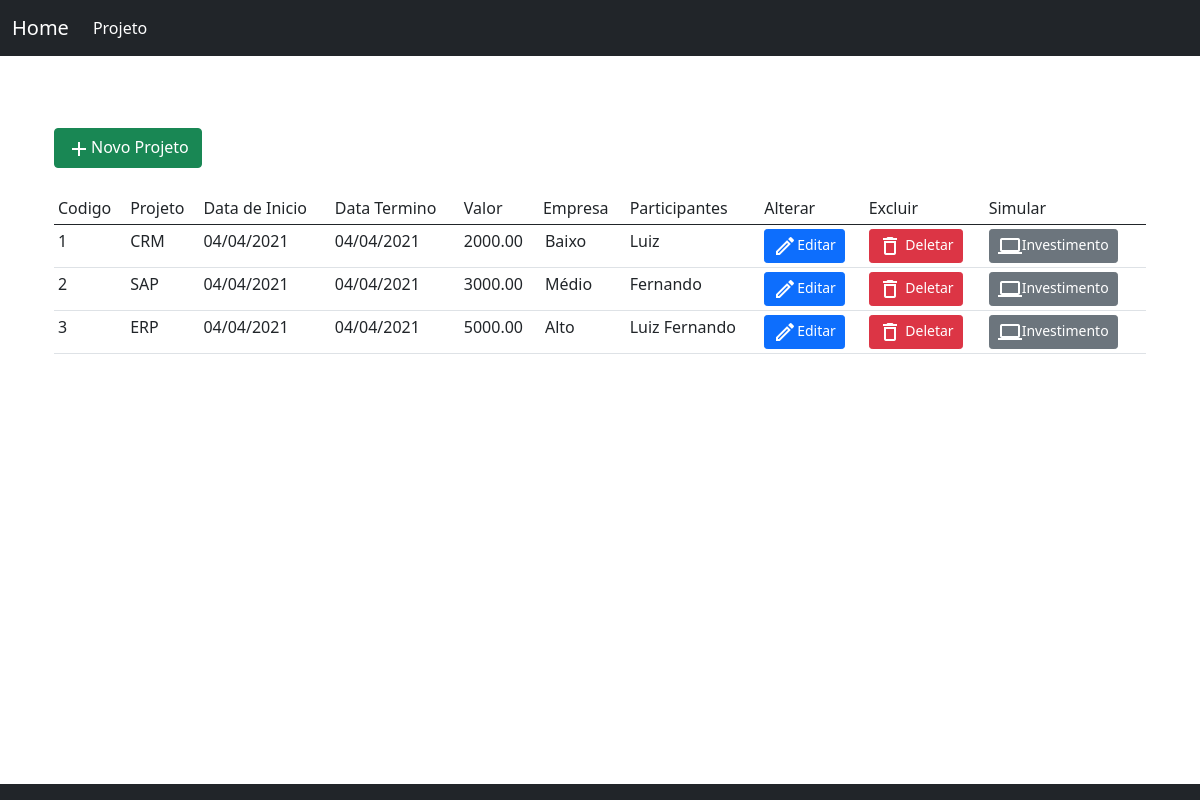
/php/index.php?p=projeto/, run on the app's committed database.
### tables this page shows
CREATE TABLE `projeto` (
  `projeto_id` int(11) NOT NULL,
  `projeto_projeto` varchar(100) NOT NULL,
  `projeto_datainicio` date NOT NULL,
  `projeto_datafim` date NOT NULL,
  `projeto_valor` float(18,2) NOT NULL,
  `projeto_empresa` char(2) NOT NULL,
  `projeto_participantes` varchar(150) NOT NULL
);

### conection/ConnectFactory.php (called while the page is built)
<?php
class ConnectFactory{
    public static function getConection(){
        $host = "mysql:host=localhost;dbname=gerenciamento";
        $root = "root";
        $senha = "";
    try {
        $con = new PDO($host,$root, $senha);
    } catch (PDOException $exc) {
        echo                      "<br><br><br><br>".$exc->getMessage();
    }
        return $con;
    }
}
?>

### dao/dao.php (called while the page is built)
<?php
include_once "../conection/ConnectFactory.php";
abstract class Dao{
    public function __construct()
    {
        $this->con = ConnectFactory :: getConection();
    }
    }
?>

### dao/Projeto.php (called while the page is built, shortened)
<?php
include_once "../dao/dao.php";
include_once "../class/classProjeto.php";
class Projeto  extends Dao{
    public function selectProjeto(){
        $sql = "SELECT * FROM `projeto`";
        $select = $this->con->prepare($sql);
        $select->execute();
        $array = array();
        while($row = $select->fetch(PDO::FETCH_ASSOC)){
            $ClassProjeto = new ClassProjeto();
            $ClassProjeto->setID($row['projeto_id']);
            $ClassProjeto->setProjeto($row['projeto_projeto']);
            $ClassProjeto->setDatainicio($row['projeto_datainicio'] = date("d/m/Y")  );
            $ClassProjeto->setDatafim($row['projeto_datafim'] = date("d/m/Y"));
            $ClassProjeto->setValor($row['projeto_valor']);
            $ClassProjeto->setEmpresa($row['projeto_empresa']);
            $ClassProjeto->setParticipantes($row['projeto_participantes']);
            $array[] = $ClassProjeto;
        }
        return $array;
    }
}
?>

### class/classProjeto.php (called while the page is built)
<?php
include_once "../dao/dao.php";
class ClassProjeto{
    private $id;
    private $projeto;
    private $datainicio;
    private $datafim;
    private $valor;
    private $empresa;
    private $participantes;
    public function setID($id){
        $this->id = $id;
    }
    public function getID(){
        return $this->id;
    }
    public function setProjeto($projeto){
        $this->projeto = $projeto;
    }
    public function getProjeto(){
        return $this->projeto;
    }
    public function setDatainicio($datainicio){
        $this->datainicio = $datainicio;
    }
    public function getDatainicio(){
        return $this->datainicio;
    }
    public function setDatafim($datafim){
        $this->datafim = $datafim;
    }
    public function getDatafim(){
        return $this->datafim;
    }
    public function setValor($valor){
        $this->valor = $valor;
    }
    public function getValor(){
        return $this->valor;
    }
    public function setEmpresa($empresa){
        $this->empresa = $empresa;
    }
    public function getEmpresa(){
        return $this->empresa;
    }
    public function setParticipantes($participantes){
        $this->participantes = $participantes;
    }
    public function getParticipantes(){
        return $this->participantes;
    }
}
?>

### php/projeto.php (the view, shortened to what this page needs)
<br><br><br>
<?php
include_once "../class/classProjeto.php";
include_once "../dao/Projeto.php";
$Projeto = new Projeto();
$dados = $Projeto->selectProjeto();
?>
<div class="container">
    <div class="text-left">
        <button type="button" class="btn btn-success" data-bs-toggle="modal" data-bs-target="#exampleModal">
            <img src="../img/outline_add_white_24dp.png">Novo Projeto
        </button>
    </div>
    <br>
    <table class="table table-hover table-sm">
        <thead>
            <tr>
                <td scope="col">Codigo</td>
                <td scope="col">Projeto</td>
                <td scope="col">Data de Inicio</td>
                <td scope="col">Data Termino</td>
                <td scope="col">Valor</td>
                <td scope="col">Empresa</td>
                <td scope="col">Participantes</td>
                <td scope="col">Alterar</td>
                <td scope="col">Excluir</td>
                <td scope="col">Simular</td>
            </tr>
        </thead>
        <tbody>
            <?php
            foreach ($dados as $i => $obj) {
            ?>
                <tr>
                    <td><?php echo $obj->getID(); ?></td>
                    <td><?php echo $obj->getProjeto(); ?></td>
                    <td><?php echo $obj->getDatainicio(); ?></td>
                    <td><?php echo $obj->getDatafim(); ?></td>
                    <td><?php echo $obj->getValor(); ?></td>
                    <td>
                        <?php
                        if ($obj->getEmpresa() == 01) {
                            echo '<option value="01" selected>Baixo</option>';
                        } elseif ($obj->getEmpresa() == 02) {
                            echo '<option value="02">Médio</option>';
                        } else {
                            echo '<option value="03">Alto</option>';
                        }
                        ?>
                    </td>
                    <td><?php echo $obj->getParticipantes(); ?></td>
                    <td><button type="button" class="btn btn-primary btn-sm" data-bs-toggle="modal" data-bs-target="#editar<?php echo $obj->getID(); ?>"><img src="../img/outline_edit_white_24dp.png">Editar</button></td>
                    <td><a class="btn btn-danger btn-sm" onclick="deletar('<?php echo $obj->getID(); ?>');"> <img src="../img/outline_delete_outline_white_24dp.png"> Deletar</a></td>
                    <td><button type="button" class="btn btn-secondary btn-sm" data-bs-toggle="modal" data-bs-target="#simular<?php echo $obj->getID(); ?>"><img src="../img/outline_laptop_white_24dp.png">Investimento</button></td>
                </tr>
</div>
<?php
            }
?>

### layout/header.php (shortened to what this page needs)
<!doctype html>
<html lang="PT-BR">
  <head>
    <link href="https://cdn.jsdelivr.net/npm/bootstrap@5.0.0-beta3/dist/css/bootstrap.min.css" rel="stylesheet">
  </head>
  <body>
  <nav class="navbar navbar-expand-lg navbar-dark bg-dark">
  <div class="container-fluid">
    <a class="navbar-brand" href="?p=home/">Home</a>
    <div class="collapse navbar-collapse" id="navbarSupportedContent">
      <ul class="navbar-nav me-auto mb-2 mb-lg-0">
        <li class="nav-item">
          <a class="nav-link active" aria-current="page" href="?p=projeto/">Projeto</a>
        </li>
      </ul>
    </div>
  </div>
</nav>

### php/index.php (shortened to what this page needs)
<?php include_once "../layout/header.php";?>
<div class="container">
<?php
if(isset($_GET['p'])){
    $pagina = $_GET['p'];
    switch ($pagina) {
         case 'projeto/':
            include_once "../php/projeto.php";
            break;
    }
}
?>
<?php include_once "../layout/footer.php";?>

### layout/footer.php (shortened to what this page needs)
<nav class="navbar fixed-bottom navbar-expand-sm navbar-dark bg-dark">
</nav>
</body>
</html>

### data on the page
projeto: projeto_id "1", projeto_projeto "CRM", Datainicio "04/04/2021", Datafim "04/04/2021", projeto_valor "2000.00", projeto_participantes "Luiz"
projeto: projeto_id "2", projeto_projeto "SAP", Datainicio "04/04/2021", Datafim "04/04/2021", projeto_valor "3000.00", projeto_participantes "Fernando"
projeto: projeto_id "3", projeto_projeto "ERP", Datainicio "04/04/2021", Datafim "04/04/2021", projeto_valor "5000.00", projeto_participantes "Luiz Fernando"
